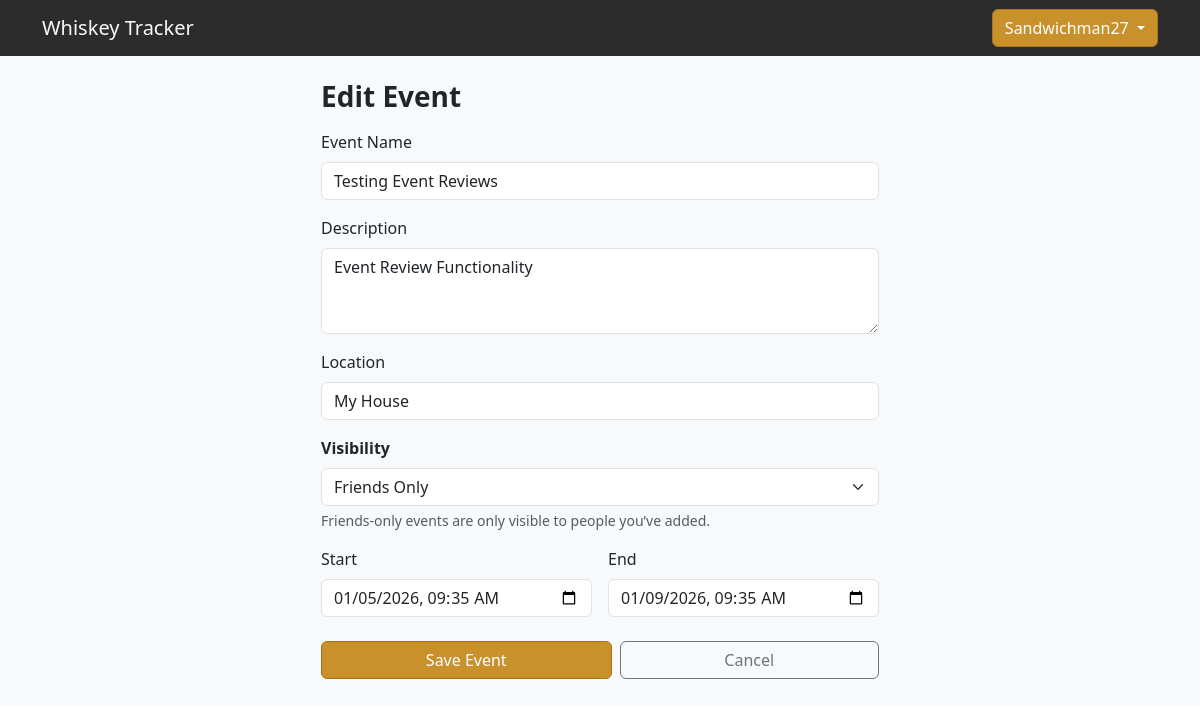
The app's page /events/14/edit/ (signed in) with its own data.
### accounts/models.py (models this page shows, shortened)
class Event(models.Model):
    owner = models.ForeignKey(
        settings.AUTH_USER_MODEL,
        on_delete=models.CASCADE,
        related_name="owned_events",
    )
    name = models.CharField(max_length=255)
    description = models.TextField(
        blank=True,
        help_text="Optional event details, tasting notes, rules, etc.",
    )
    location = models.CharField(
        max_length=255,
        blank=True,
        help_text="Hidden from non-attendees after event ends",
    )
    VISIBILITY_CHOICES = [
        ("friends", "Friends Only"),
        ("public", "Public"),
    ]
    visibility = models.CharField(
        max_length=20,
        choices=VISIBILITY_CHOICES,
        default="friends",
    )
    start_time = models.DateTimeField()
    end_time = models.DateTimeField()
    created_at = models.DateTimeField(auto_now_add=True)
    class Meta:
        ordering = ["-start_time"]

### accounts/views.py (the view, shortened to what this page needs)
# urls.py: path("events/<int:pk>/edit/", views.event_form, name="event_edit"),
@login_required
def event_form(request, pk=None):
    event = None
    mode = "create"
    if pk:
        event = get_object_or_404(Event, pk=pk, owner=request.user)
        mode = "edit"
    return render(
        request,
        "accounts/event_form.html",
        {
            "event": event,
            "mode": mode,
        },
    )

### accounts/templates/accounts/event_form.html (shortened to what this page needs)
{% extends "base.html" %}
{% block content %}
<div class="col-lg-6 offset-lg-3 mt-4">
  <h3 class="fw-bold mb-3">
    {% if mode == "edit" %}Edit{% else %}Create{% endif %} Event
  </h3>
  <form method="post">
    <div class="mb-3">
      <label class="form-label">Event Name</label>
      <input class="form-control" name="name" required
             value="{{ event.name|default:'' }}">
    </div>
    <div class="mb-3">
      <label class="form-label">Description</label>
      <textarea class="form-control" rows="3"
                name="description">{{ event.description|default:'' }}</textarea>
    </div>
    <div class="mb-3">
      <label class="form-label">Location</label>
      <input class="form-control" name="location"
             value="{{ event.location|default:'' }}">
    </div>
    <div class="mb-3">
      <label class="form-label fw-bold">Visibility</label>
      <select name="visibility" class="form-select">
        <option value="friends"
          {% if event.visibility == "friends" or not event %}selected{% endif %}>
          Friends Only
        </option>
      </select>
      <div class="form-text">
        Friends-only events are only visible to people you’ve added.
      </div>
    </div>
    <div class="row g-3">
      <div class="col">
        <label class="form-label">Start</label>
        <input type="datetime-local" class="form-control"
               name="start_time"
               value="{{ event.start_time|date:'Y-m-d\\TH:i' }}">
      </div>
      <div class="col">
        <label class="form-label">End</label>
        <input type="datetime-local" class="form-control"
               name="end_time"
               value="{{ event.end_time|date:'Y-m-d\\TH:i' }}">
      </div>
    </div>
    <div class="mt-4 d-flex gap-2">
      <button type="submit" class="btn btn-whiskey flex-fill">
        Save Event
      </button>
      <a href="{% url 'events_list' %}"
         class="btn btn-outline-secondary flex-fill">
        Cancel
      </a>
    </div>
  </form>
</div>
{% endblock %}

### accounts/templates/base.html (shortened to what this page needs)
<!DOCTYPE html>
<html lang="en">
<head>
    <link
        href="https://cdn.jsdelivr.net/npm/bootstrap@5.3.2/dist/css/bootstrap.min.css"
        rel="stylesheet"
    >
    <link rel="stylesheet" href="https://cdn.jsdelivr.net/npm/bootstrap-icons@1.11.1/font/bootstrap-icons.css">
</head>
<body class="bg-light">
<nav class="navbar navbar-expand-lg" style="background-color: #2C2C2C;">
    <div class="container">
        <a class="navbar-brand text-light" href="/">Whiskey Tracker</a>
        <div>
        {% if user.is_authenticated %}
            <div class="dropdown">
                <button class="btn btn-whiskey dropdown-toggle" type="button" id="userMenu" data-bs-toggle="dropdown" aria-expanded="false">
                    {{ user.username }}
                </button>
            </div>
        {% else %}
            <a class="btn btn-whiskey me-2" href="/login/">Login</a>
            <a class="btn btn-whiskey" href="/register/">Register</a>
        {% endif %}
        </div>
    </div>
</nav>
<div class="container">
    {% block content %}{% endblock %}
</div>
</body>
</html>

### accounts/templates/base.html (style rules this page uses)
.btn-whiskey { background-color: #c9912b; border-color: #a8731f; color: white; }

### records on screen
Event: name "Testing Event Reviews", description "Event Review Functionality", location "My House", visibility "Friends Only", start_time "01/05/2026 09:35", end_time "01/09/2026 09:35"

### other values on screen
{{ user.username }} "Sandwichman27"
